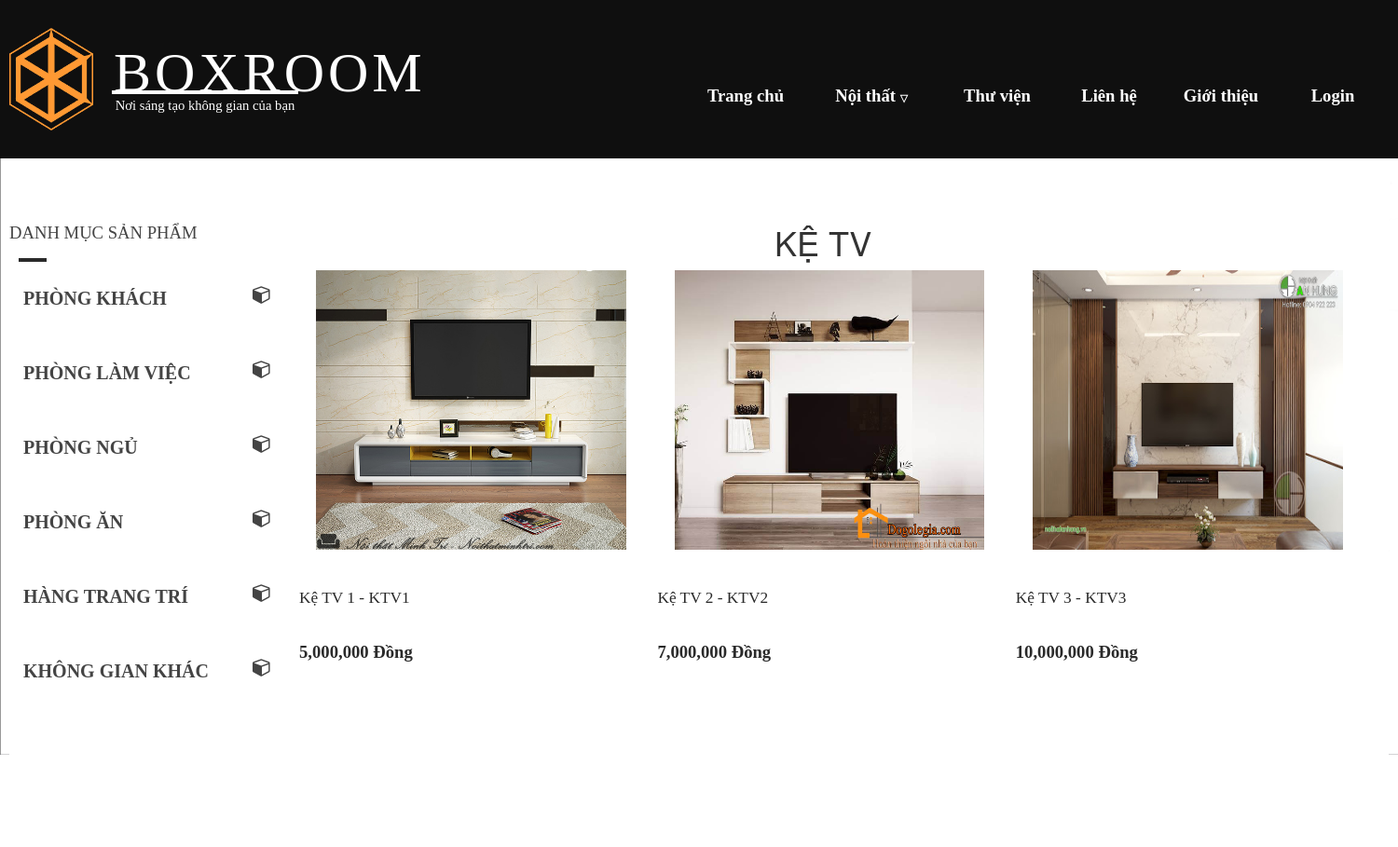
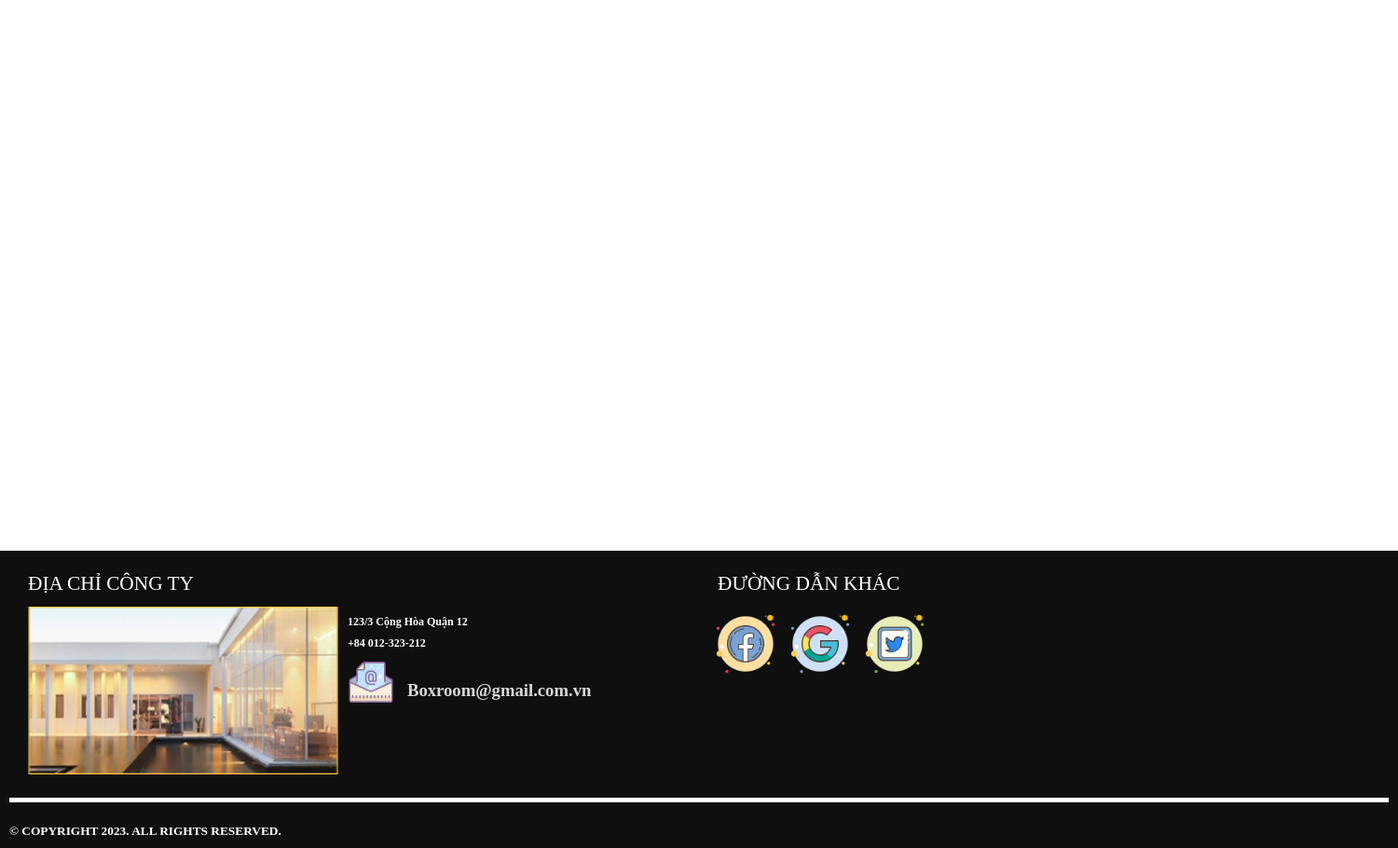
The page /controller/index.php?act=product&id_parent=52 on the database its author committed (2 pictures, top to bottom).
### tables this page shows
CREATE TABLE `catalog` (
  `id` int(10) NOT NULL,
  `name` varchar(255) NOT NULL,
  `text` varchar(255) NOT NULL,
  `parent` int(10) NOT NULL,
  `img` varchar(255) DEFAULT NULL,
  `stt` int(5) DEFAULT 0
);

CREATE TABLE `product` (
  `id` int(10) NOT NULL,
  `id_catalog` int(10) NOT NULL DEFAULT 0,
  `name` varchar(255) NOT NULL,
  `price` float NOT NULL,
  `img` varchar(255) DEFAULT NULL,
  `mota` text NOT NULL,
  `date` datetime NOT NULL,
  `id_parent` int(10) NOT NULL
);

### controller/index.php (called while the page is built, shortened)
<?php
    require '../model/connect.php';
    require '../model/catalog.php';
    require '../model/product.php';
    $danhmuc=new Catalog();
    $dsdm=$danhmuc -> getList();
    $dsdm2=$danhmuc -> getList();
    include '../view/header.php';
    if(isset($_GET['act'])){
        $act=$_GET['act'];
        switch ($act) {
            case 'product':
                $pro=new Product();
                if(isset($_GET['id_parent'])){
                    $id_parent = $_GET['id_parent'];
                    $dssp = $pro -> getProductParent($id_parent);
                    $getProduct = $pro -> getProductId($id_parent);
                    $getCata = $danhmuc -> getCatalogById($getProduct['id']);
                }
                $VIEW_NAME = ('../view/product.php');
                break;
        }
    }else{
        $VIEW_NAME = ('../view/home.php');
    }
    include $VIEW_NAME;
    include '../view/footer.php';
?>

### model/connect.php (called while the page is built, shortened)
<?php
    class connect{
        var $db=null;
        public function __construct()
        {
            $dsn='mysql:host=localhost;dbname=longnnbv_noithat';
            $user='root';
            $pass='';
            $this->db=new PDO($dsn,$user,$pass, array(PDO::MYSQL_ATTR_INIT_COMMAND => "SET NAMES utf8"));
        }
        public function getList($select)
        {
            $results = $this->db->query($select);
            return $results;
        }
        public function getInstance($select)
        {
            $results = $this->db->query($select);
            $result = $results->fetch();
            return $result;
        }
    }
?>

### model/catalog.php (called while the page is built, shortened)
<?php
    class Catalog{
        function getList()
        {
            $db = new connect();
            $select = "select * from catalog order by id ASC LIMIT 6 OFFSET 0";
            $result = $db->getList($select);
            return $result;
        }
        function getListParent($idcatalog)
        {
            $db = new connect();
            $select = "select * from catalog where parent=$idcatalog";
            $result = $db->getList($select);
            return $result;
        }
        function getCatalogById($id)
        {
            $db = new connect();
            $select = "select * from catalog where id=$id";
            $result = $db->getInstance($select);
            return $result;
        }
    }
?>

### model/product.php (called while the page is built, shortened)
<?php
    class Product{
        function getProductId($id)
        {
            $db = new connect();
            $select = "select * from product where id=$id";
            $result = $db->getInstance($select);
            return $result;
        }
        function getProductParent($id)
        {
            $db = new connect();
            $select = "select * from product where id_parent=$id ORDER BY id_parent DESC";
            $result = $db->getList($select);
            return $result;
        }
    }
?>

### view/Catalog-mini-left.php (the view, shortened to what this page needs)
<h2>DANH MỤC SẢN PHẨM</h2>
<div class="boop product-poop"></div>
<?php
    foreach ($dsdm2 as $dm){
        extract($dm);
        $id=$dm['id'];
        $namecata=$dm['name'];
?>
<button class="accordion mr-accordion"><p><?=$namecata?><i class="fa fa-cube mini-icon-pro" style="font-size:20px"></i></p></button>
<?php
    $dsdmparent = $danhmuc -> getListParent($id);
?>
<?php
    }
?>

### view/product.php (shortened to what this page needs)
<div class="main sp-main-product">
    <div class="Catalog-mini-left">
    <?php require '../view/Catalog-mini-left.php'; ?>
    </div>
    <div class="show-pro">
        <?php
            echo '<h1 style="text-align: center;">'.mb_strtoupper($getCata['name']).'</h1>';
            foreach ($dssp as $sp){
                extract($sp);
                $name=$sp['name'];
                $img=$sp['img'];
                $price=$sp['price'];
                $linkimg="../content/images/product/";
                $jpg=".jpg";
                $hinh=$linkimg.$img.$jpg;
                $linksp="index.php?act=Dproduct";
        ?>
                <a href="<?php echo $linksp ?>">
                    <div class="product">
                        <div class="img-product">
                            <img src="<?php echo $hinh ?>" alt="">
                        </div>
                        <div class="box-info-pro">
                            <p><?php echo $name ?></p>
                        </div>
                        <div class="box-info-pro">
                            <h5><span class="money"><?php echo $price ?></span> Đồng</h5>
                        </div>
                    </div>
                </a>
        <?php
            }
        ?>
    </div>
</div>

### content/css/styleMain.css (style rules this page uses)
* { margin: 0 auto; }
img { width: 100%;height: 100%; }
body { background-image: url("../images/body.jpg"); background-attachment: fixed; background-repeat: no-repeat; background-size: 100%; margin: 0; }
.main { width: 1480px; height: 2052px; background-color: #ffffff; }
.accordion { float: left; background-color: #ffffff; color: #444; cursor: pointer; padding: 15px; width: 100%; border: none; text-align: left; outline: none; font-size: 15px; transition: 0.4s; height: 60px; }
.mr-accordion { margin-top: 20px; }
.mini-icon-pro { float: right; }
.accordion p { font-weight: bolder; font-family: Saira; font-size: 15pt; text-decoration: none; color: #444; }

### content/css/product.css (style rules this page uses)
.sp-main-product { width: 1480px; height: 1500px; background-color: #ffffff; }
.show-pro { float: left; width: 78%; height: auto; background-color: #ffffff; margin-top: 50px; }
.product { float: left; width: 32%; height: 460px; margin-left: 1.3%; color: #2A2A2A; }
.img-product { float: left; width: 90%; height: 300px; margin-bottom: 20px; margin-left: 5%; position: relative; }
.box-info-pro { float: left; width: 100%; height: 30px; color: #2A2A2A; margin-top: 20px; }
.box-info-pro h5 { font-family: Oswald; font-weight: bolder; color: #2A2A2A; font-size: 14pt; }
.box-info-pro p { font-family: Saira; font-size: 13pt; font-weight: 100; color: #2A2A2A; }
.product { -webkit-transition: all 0.3s ease-in-out; -moz-transition: all 0.3s ease-in-out; -ms-transition: all 0.3s ease-in-out; -o-transition: all 0.3s ease-in-out; transition: all 0.3s ease-in-out; }
.Catalog-mini-left { float: left; width: 20%; height: auto; background-color: #ffffff; margin-top: 50px; }
.Catalog-mini-left h2 { font-family: Oswald; font-size: 14pt; color: #444; }
.product-poop { width: 30px; height: 7px; background-color: #ff7842;; margin-left: 10px; margin-top: -0px; }

### content/css/about.css (style rules this page uses)
.boop { width: 30px; height: 4px; background-color: #2A2A2A; position: absolute; margin-top: 6px; }

### rows shown on the page
catalog: name "PHÒNG KHÁCH"
catalog: name "PHÒNG LÀM VIỆC"
catalog: name "PHÒNG NGỦ"
catalog: name "PHÒNG ĂN"
catalog: name "HÀNG TRANG TRÍ"
catalog: name "KHÔNG GIAN KHÁC"
catalog: name "KỆ TV"
product: img (picture), name "Kệ TV 1 - KTV1", price "5,000,000"
product: img (picture), name "Kệ TV 2 - KTV2", price "7,000,000"
product: img (picture), name "Kệ TV 3 - KTV3", price "10,000,000"
